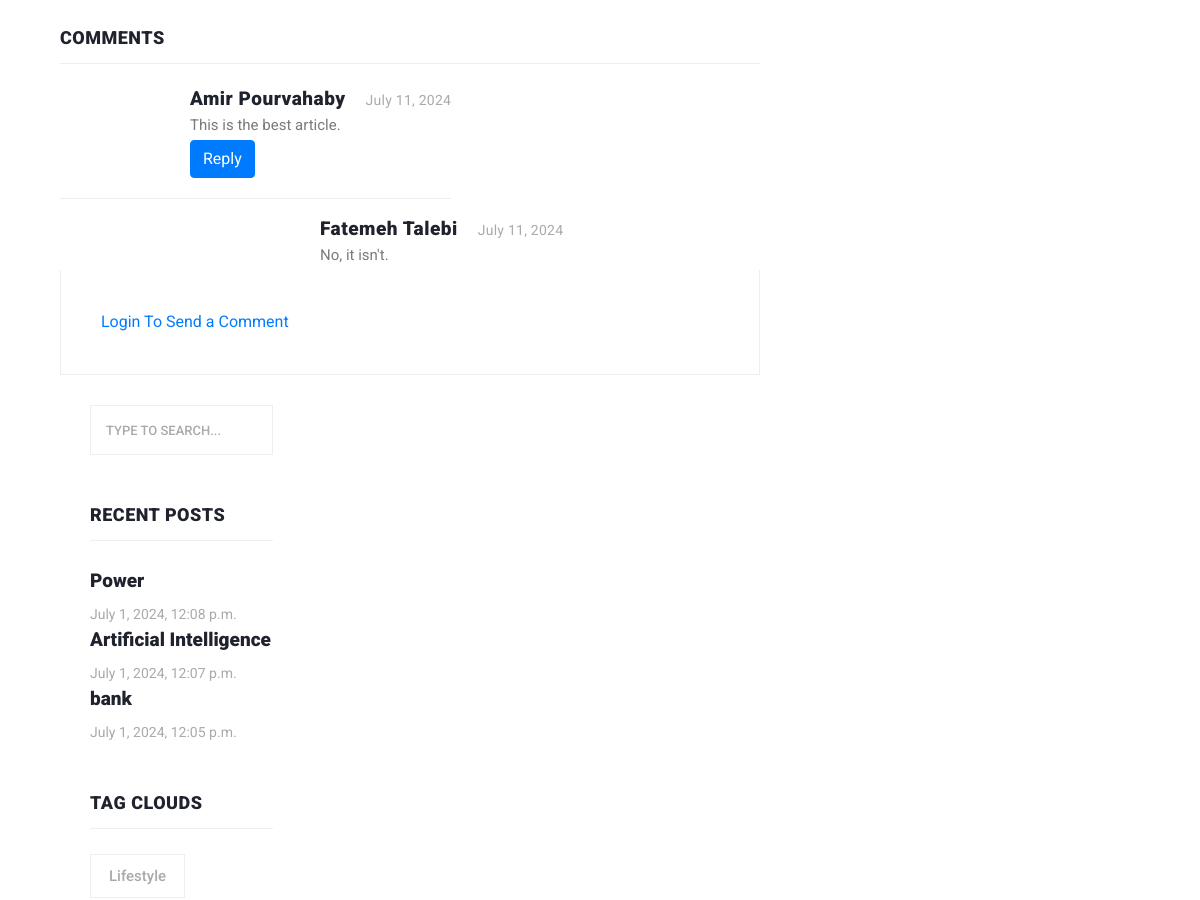
The app's page /post/details/django (middle part), older data.
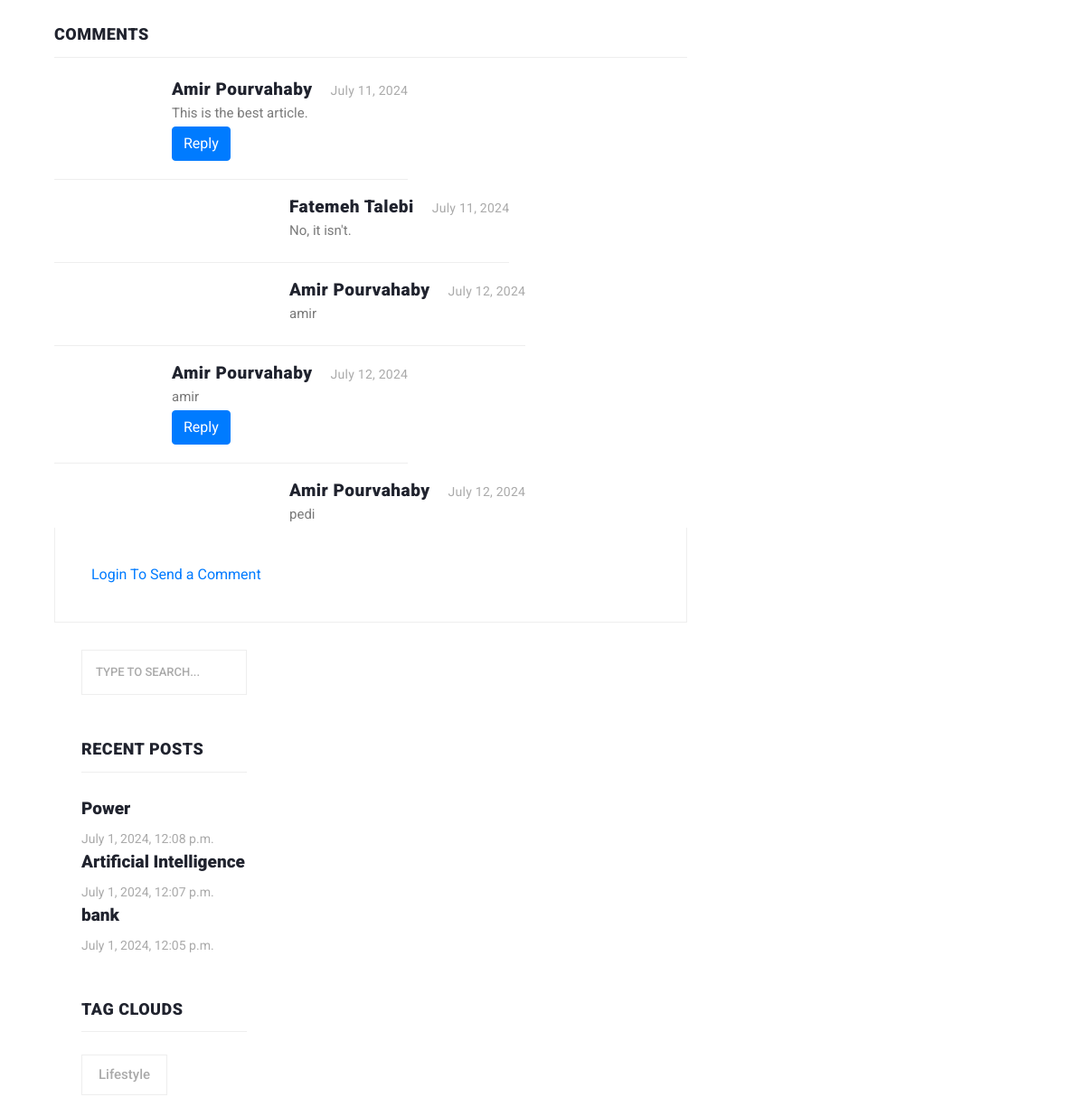
The same page, newer data.
### post/models.py (models this page shows, shortened)
class Comment(models.Model):
    user = models.ForeignKey(User, on_delete=models.CASCADE, related_name='comment')
    article = models.ForeignKey(Article, on_delete=models.CASCADE, related_name='comment')
    parent = models.ForeignKey('self', null=True, blank=True, related_name='replies', on_delete=models.CASCADE)
    body = models.TextField()
    created_time = models.DateField(auto_now_add=True)

class Article(models.Model):
    author = models.ForeignKey(User, on_delete=models.CASCADE, null=True)
    category = models.ManyToManyField(Category, related_name="articles")
    title = models.CharField(max_length=100)
    body = models.TextField()
    created_time = models.DateTimeField(auto_now_add=True)
    updated_time = models.DateTimeField(auto_now=True)
    image = models.ImageField(upload_to='images/post')
    slug = models.SlugField(null=True, unique=True)

class Category(models.Model):
    title = models.CharField(max_length=100)
    class Meta:
        verbose_name_plural = 'Categories'
    def __str__(self):
        return self.title

### post/views.py (the view)
# urls.py: path('details/<slug:slug>', views.post_details, name='details'),
def post_details(request, slug):
    articles = Article.objects.get(slug=slug)
    if request.method == 'POST':
        body = request.POST.get('body')
        parent_id = request.POST.get('parent_id')
        Comment.objects.create(user=request.user, article=articles, body=body, parent_id=parent_id)
    return render(request, 'post/post-details.html', context={'articles': articles})

### context_processors/context_processors.py (called while the page is built)
def user(request):
    user = User.objects.all()
    return {'user': user}

def sidebar(request):
    recent = Article.objects.order_by('-created_time')[:3]
    return {'recent': recent}

def categories(request):
    categories = Category.objects.all()
    return {'categories': categories}

### post/templates/post/post-details.html (shortened to what the changed rows need)
{% extends 'base.html' %}
{% load static %}
{% block content %}
    <body>
    <section class="blog-posts grid-system">
        <div class="container">
            <div class="row">
                <div class="col-lg-8">
                    <div class="all-blog-posts">
                        <div class="row">
                            <div class="col-lg-12">
                                <div class="blog-post">
                                    <div class="col-lg-12">
                                        <div class="sidebar-item comments">
                                            <div class="sidebar-heading">
                                                <h2>Comments</h2>
                                            </div>
                                            <div class="content">
                                                <ul>
                                                    {% for comment in articles.comment.all %}
                                                        {% if comment.parent == None %}
                                                            <li>
                                                                <div class="right-content">
                                                                    <h4>{{ comment.user.get_full_name }}<span>{{ comment.created_time }}</span>
                                                                    </h4>
                                                                    <p>{{ comment.body }}</p>
                                                                    <button onclick="set_value({{ comment.id }})" class="btn btn-primary">Reply</button>
                                                                </div>
                                                            </li>
                                                            {% for reply in comment.replies.all %}
                                                                <li class="replied">
                                                                    <div class="right-content">
                                                                        <h4>{{ reply.user.get_full_name }}<span>{{ reply.created_time }}</span>
                                                                        </h4>
                                                                        <p>{{ reply.body }}</p>
                                                                    </div>
                                                                </li>
                                                            {% endfor %}
                                                        {% endif %}
                                                    {% endfor %}
                                                </ul>
                                            </div>
                                        </div>
                                    </div>
                                </div>
                            </div>
                        </div>
                    </div>
                    {% include 'includes/sidebar.html' %}
                </div>
            </div>
    </section>
{% endblock %}

### templates/includes/sidebar.html
{% load static %}
<div class="col-lg-4">
    <div class="sidebar">
        <div class="row">
            <div class="col-lg-12">
                <div class="sidebar-item search">
                    <form id="search_form" name="gs" method="GET" action="{% url 'post:search' %}">
                        <input type="text" name="q" class="searchText" placeholder="type to search..."
                               autocomplete="on">
                    </form>
                </div>
            </div>
            <div class="col-lg-12">
                <div class="sidebar-item recent-posts">
                    <div class="sidebar-heading">
                        <h2>Recent Posts</h2>
                    </div>
                    {% for item in recent %}
                        <div class="content">
                            <ul>
                                <li><a href="{% url 'post:details' item.slug %}">
                                    <h5>{{ item.title }}</h5>
                                    <span>{{ item.created_time }}</span>
                                </a></li>
                            </ul>
                        </div>
                    {% endfor %}
                </div>
            </div>
            <div class="col-lg-12">
                <div class="sidebar-item tags">
                    <div class="sidebar-heading">
                        <h2>Tag Clouds</h2>
                    </div>
                    <div class="content">
                        <ul>
                            {% for item in categories %}
                                <li><a href="{% url 'post:categories' item.id %}">{{ item.title }}</a></li>
                            {% endfor %}
                        </ul>
                    </div>
                </div>
            </div>
        </div>
    </div>
</div>

Row changes from the older to the newer data that the page shows:
added Comment: user.get_full_name "Amir Pourvahaby", created_time "July 12, 2024", body "amir"
added Comment: user.get_full_name "Amir Pourvahaby", created_time "July 12, 2024", body "amir", shown under "COMMENTS"
added Comment: user.get_full_name "Amir Pourvahaby", created_time "July 12, 2024", body "pedi"
